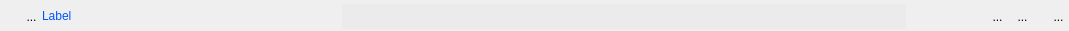
<?xml version="1.0" encoding="UTF-8"?>
<ui version="4.0">
 <class>WidgetSimpTxt</class>
 <widget class="QWidget" name="WidgetSimpTxt">
  <property name="geometry">
   <rect>
    <x>0</x>
    <y>0</y>
    <width>1069</width>
    <height>31</height>
   </rect>
  </property>
  <property name="sizePolicy">
   <sizepolicy hsizetype="Preferred" vsizetype="Fixed">
    <horstretch>0</horstretch>
    <verstretch>0</verstretch>
   </sizepolicy>
  </property>
  <property name="minimumSize">
   <size>
    <width>0</width>
    <height>0</height>
   </size>
  </property>
  <property name="windowTitle">
   <string>Form</string>
  </property>
  <layout class="QHBoxLayout" name="horizontalLayout_3">
   <property name="spacing">
    <number>0</number>
   </property>
   <property name="leftMargin">
    <number>0</number>
   </property>
   <property name="topMargin">
    <number>2</number>
   </property>
   <property name="rightMargin">
    <number>0</number>
   </property>
   <property name="bottomMargin">
    <number>0</number>
   </property>
   <item>
    <layout class="QHBoxLayout" name="horizontalLayout">
     <property name="spacing">
      <number>0</number>
     </property>
     <property name="sizeConstraint">
      <enum>QLayout::SetFixedSize</enum>
     </property>
     <item>
      <spacer name="horizontalSpacer_3">
       <property name="orientation">
        <enum>Qt::Horizontal</enum>
       </property>
       <property name="sizeType">
        <enum>QSizePolicy::Fixed</enum>
       </property>
       <property name="sizeHint" stdset="0">
        <size>
         <width>21</width>
         <height>20</height>
        </size>
       </property>
      </spacer>
     </item>
     <item>
      <widget class="MonBoutonValide" name="RBValide">
       <property name="minimumSize">
        <size>
         <width>21</width>
         <height>25</height>
        </size>
       </property>
       <property name="maximumSize">
        <size>
         <width>21</width>
         <height>25</height>
        </size>
       </property>
       <property name="focusPolicy">
        <enum>Qt::ClickFocus</enum>
       </property>
       <property name="toolTip">
        <string>Affiche le rapport de validité du mot-clef</string>
       </property>
       <property name="styleSheet">
        <string notr="true">border : 0px</string>
       </property>
       <property name="text">
        <string>...</string>
       </property>
       <property name="icon">
        <iconset>
         <normaloff>../Editeur/icons/ast-green-ball.png</normaloff>../Editeur/icons/ast-green-ball.png</iconset>
       </property>
       <property name="iconSize">
        <size>
         <width>25</width>
         <height>25</height>
        </size>
       </property>
      </widget>
     </item>
    </layout>
   </item>
   <item>
    <widget class="MonLabelClic" name="label">
     <property name="sizePolicy">
      <sizepolicy hsizetype="Fixed" vsizetype="Fixed">
       <horstretch>0</horstretch>
       <verstretch>0</verstretch>
      </sizepolicy>
     </property>
     <property name="minimumSize">
      <size>
       <width>300</width>
       <height>25</height>
      </size>
     </property>
     <property name="maximumSize">
      <size>
       <width>178</width>
       <height>16777215</height>
      </size>
     </property>
     <property name="frameShape">
      <enum>QFrame::NoFrame</enum>
     </property>
     <property name="text">
      <string>&lt;html&gt;&lt;head/&gt;&lt;body&gt;&lt;p&gt;&lt;span style=&quot; color:#0055ff;&quot;&gt;Label&lt;/span&gt;&lt;/p&gt;&lt;/body&gt;&lt;/html&gt;</string>
     </property>
    </widget>
   </item>
   <item>
    <widget class="QLineEdit" name="lineEditVal">
     <property name="sizePolicy">
      <sizepolicy hsizetype="Preferred" vsizetype="Fixed">
       <horstretch>1</horstretch>
       <verstretch>0</verstretch>
      </sizepolicy>
     </property>
     <property name="minimumSize">
      <size>
       <width>0</width>
       <height>25</height>
      </size>
     </property>
     <property name="maximumSize">
      <size>
       <width>805</width>
       <height>16777215</height>
      </size>
     </property>
     <property name="styleSheet">
      <string notr="true">background:rgb(235,235,235);
border:0px;</string>
     </property>
    </widget>
   </item>
   <item>
    <spacer name="horizontalSpacer_2">
     <property name="orientation">
      <enum>Qt::Horizontal</enum>
     </property>
     <property name="sizeType">
      <enum>QSizePolicy::MinimumExpanding</enum>
     </property>
     <property name="sizeHint" stdset="0">
      <size>
       <width>79</width>
       <height>17</height>
      </size>
     </property>
    </spacer>
   </item>
   <item>
    <layout class="QHBoxLayout" name="horizontalLayout_2">
     <property name="spacing">
      <number>0</number>
     </property>
     <item>
      <widget class="QToolButton" name="RBSalome">
       <property name="minimumSize">
        <size>
         <width>25</width>
         <height>25</height>
        </size>
       </property>
       <property name="maximumSize">
        <size>
         <width>25</width>
         <height>25</height>
        </size>
       </property>
       <property name="focusPolicy">
        <enum>Qt::ClickFocus</enum>
       </property>
       <property name="toolTip">
        <string>Séléctionne dans Salomé</string>
       </property>
       <property name="styleSheet">
        <string notr="true">border : 0px</string>
       </property>
       <property name="text">
        <string>...</string>
       </property>
       <property name="icon">
        <iconset>
         <normaloff>../Editeur/icons/flecheSalome.png</normaloff>../Editeur/icons/flecheSalome.png</iconset>
       </property>
       <property name="iconSize">
        <size>
         <width>25</width>
         <height>25</height>
        </size>
       </property>
      </widget>
     </item>
     <item>
      <widget class="QToolButton" name="RBSalomeVue">
       <property name="sizePolicy">
        <sizepolicy hsizetype="Fixed" vsizetype="Fixed">
         <horstretch>0</horstretch>
         <verstretch>0</verstretch>
        </sizepolicy>
       </property>
       <property name="minimumSize">
        <size>
         <width>25</width>
         <height>25</height>
        </size>
       </property>
       <property name="maximumSize">
        <size>
         <width>25</width>
         <height>25</height>
        </size>
       </property>
       <property name="focusPolicy">
        <enum>Qt::ClickFocus</enum>
       </property>
       <property name="toolTip">
        <string>Visualise dans Salomé</string>
       </property>
       <property name="styleSheet">
        <string notr="true">border:0px</string>
       </property>
       <property name="text">
        <string>...</string>
       </property>
       <property name="icon">
        <iconset>
         <normaloff>../Editeur/icons/icon_salome.png</normaloff>../Editeur/icons/icon_salome.png</iconset>
       </property>
       <property name="iconSize">
        <size>
         <width>25</width>
         <height>25</height>
        </size>
       </property>
      </widget>
     </item>
     <item>
      <spacer name="horizontalSpacer">
       <property name="orientation">
        <enum>Qt::Horizontal</enum>
       </property>
       <property name="sizeType">
        <enum>QSizePolicy::Fixed</enum>
       </property>
       <property name="sizeHint" stdset="0">
        <size>
         <width>13</width>
         <height>20</height>
        </size>
       </property>
      </spacer>
     </item>
     <item>
      <widget class="QToolButton" name="RBPoubelle">
       <property name="minimumSize">
        <size>
         <width>21</width>
         <height>25</height>
        </size>
       </property>
       <property name="maximumSize">
        <size>
         <width>21</width>
         <height>25</height>
        </size>
       </property>
       <property name="focusPolicy">
        <enum>Qt::ClickFocus</enum>
       </property>
       <property name="toolTip">
        <string>Détruit le mot-clef</string>
       </property>
       <property name="styleSheet">
        <string notr="true">border : 0px</string>
       </property>
       <property name="text">
        <string>...</string>
       </property>
       <property name="icon">
        <iconset>
         <normaloff>../Editeur/icons/deleteRond.png</normaloff>../Editeur/icons/deleteRond.png</iconset>
       </property>
       <property name="iconSize">
        <size>
         <width>25</width>
         <height>25</height>
        </size>
       </property>
      </widget>
     </item>
    </layout>
   </item>
  </layout>
 </widget>
 <customwidgets>
  <customwidget>
   <class>MonBoutonValide</class>
   <extends>QToolButton</extends>
   <header>monBoutonValide.h</header>
  </customwidget>
  <customwidget>
   <class>MonLabelClic</class>
   <extends>QLabel</extends>
   <header>monLabelClic.h</header>
  </customwidget>
 </customwidgets>
 <tabstops>
  <tabstop>lineEditVal</tabstop>
  <tabstop>RBSalome</tabstop>
  <tabstop>RBSalomeVue</tabstop>
  <tabstop>RBValide</tabstop>
  <tabstop>RBPoubelle</tabstop>
 </tabstops>
 <resources/>
 <connections/>
</ui>
